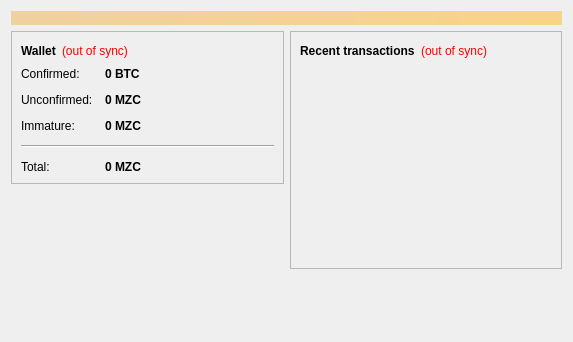
<?xml version="1.0" encoding="UTF-8"?>
<ui version="4.0">
 <class>OverviewPage</class>
 <widget class="QWidget" name="OverviewPage">
  <property name="geometry">
   <rect>
    <x>0</x>
    <y>0</y>
    <width>573</width>
    <height>342</height>
   </rect>
  </property>
  <property name="windowTitle">
   <string>Form</string>
  </property>
  <layout class="QVBoxLayout" name="topLayout">
   <item>
    <widget class="QLabel" name="labelAlerts">
     <property name="visible">
      <bool>false</bool>
     </property>
     <property name="styleSheet">
      <string notr="true">background-color: qlineargradient(x1: 0, y1: 0, x2: 1, y2: 0, stop:0 #F0D0A0, stop:1 #F8D488); color:#000000;</string>
     </property>
     <property name="wordWrap">
      <bool>true</bool>
     </property>
     <property name="margin">
      <number>3</number>
     </property>
    </widget>
   </item>
   <item>
    <layout class="QHBoxLayout" name="horizontalLayout" stretch="1,1">
     <item>
      <layout class="QVBoxLayout" name="verticalLayout_2">
       <item>
        <widget class="QFrame" name="frame">
         <property name="frameShape">
          <enum>QFrame::StyledPanel</enum>
         </property>
         <property name="frameShadow">
          <enum>QFrame::Raised</enum>
         </property>
         <layout class="QVBoxLayout" name="verticalLayout_4">
          <item>
           <layout class="QHBoxLayout" name="horizontalLayout_4">
            <item>
             <widget class="QLabel" name="label_5">
              <property name="font">
               <font>
                <weight>75</weight>
                <bold>true</bold>
               </font>
              </property>
              <property name="text">
               <string>Wallet</string>
              </property>
             </widget>
            </item>
            <item>
             <widget class="QLabel" name="labelWalletStatus">
              <property name="toolTip">
               <string>The displayed information may be out of date. Your wallet automatically synchronizes with the MazaCoin network after a connection is established, but this process has not completed yet.</string>
              </property>
              <property name="styleSheet">
               <string notr="true">QLabel { color: red; }</string>
              </property>
              <property name="text">
               <string notr="true">(out of sync)</string>
              </property>
              <property name="alignment">
               <set>Qt::AlignLeading|Qt::AlignLeft|Qt::AlignVCenter</set>
              </property>
             </widget>
            </item>
            <item>
             <spacer name="horizontalSpacer_2">
              <property name="orientation">
               <enum>Qt::Horizontal</enum>
              </property>
              <property name="sizeHint" stdset="0">
               <size>
                <width>40</width>
                <height>20</height>
               </size>
              </property>
             </spacer>
            </item>
           </layout>
          </item>
          <item>
           <layout class="QFormLayout" name="formLayout_2">
            <property name="fieldGrowthPolicy">
             <enum>QFormLayout::AllNonFixedFieldsGrow</enum>
            </property>
            <property name="horizontalSpacing">
             <number>12</number>
            </property>
            <property name="verticalSpacing">
             <number>12</number>
            </property>
            <item row="0" column="0">
             <widget class="QLabel" name="label">
              <property name="text">
               <string>Confirmed:</string>
              </property>
             </widget>
            </item>
            <item row="0" column="1">
             <widget class="QLabel" name="labelBalance">
              <property name="font">
               <font>
                <weight>75</weight>
                <bold>true</bold>
               </font>
              </property>
              <property name="cursor">
               <cursorShape>IBeamCursor</cursorShape>
              </property>
              <property name="toolTip">
               <string>Your current spendable balance</string>
              </property>
              <property name="text">
               <string notr="true">0 BTC</string>
              </property>
              <property name="textInteractionFlags">
               <set>Qt::LinksAccessibleByMouse|Qt::TextSelectableByKeyboard|Qt::TextSelectableByMouse</set>
              </property>
             </widget>
            </item>
            <item row="1" column="0">
             <widget class="QLabel" name="label_3">
              <property name="text">
               <string>Unconfirmed:</string>
              </property>
             </widget>
            </item>
            <item row="1" column="1">
             <widget class="QLabel" name="labelUnconfirmed">
              <property name="font">
               <font>
                <weight>75</weight>
                <bold>true</bold>
               </font>
              </property>
              <property name="cursor">
               <cursorShape>IBeamCursor</cursorShape>
              </property>
              <property name="toolTip">
               <string>Total of transactions that have yet to be confirmed, and do not yet count toward the spendable balance</string>
              </property>
              <property name="text">
               <string notr="true">0 MZC</string>
              </property>
              <property name="textInteractionFlags">
               <set>Qt::LinksAccessibleByMouse|Qt::TextSelectableByKeyboard|Qt::TextSelectableByMouse</set>
              </property>
             </widget>
            </item>
            <item row="2" column="0">
             <widget class="QLabel" name="labelImmatureText">
              <property name="text">
               <string>Immature:</string>
              </property>
             </widget>
            </item>
            <item row="2" column="1">
             <widget class="QLabel" name="labelImmature">
              <property name="font">
               <font>
                <weight>75</weight>
                <bold>true</bold>
               </font>
              </property>
              <property name="toolTip">
               <string>Mined balance that has not yet matured</string>
              </property>
              <property name="text">
               <string notr="true">0 MZC</string>
              </property>
              <property name="textInteractionFlags">
               <set>Qt::LinksAccessibleByMouse|Qt::TextSelectableByKeyboard|Qt::TextSelectableByMouse</set>
              </property>
             </widget>
            </item>
            <item row="4" column="0">
             <widget class="QLabel" name="labelTotalText">
              <property name="text">
               <string>Total:</string>
              </property>
             </widget>
            </item>
            <item row="4" column="1">
             <widget class="QLabel" name="labelTotal">
              <property name="font">
               <font>
                <weight>75</weight>
                <bold>true</bold>
               </font>
              </property>
              <property name="cursor">
               <cursorShape>IBeamCursor</cursorShape>
              </property>
              <property name="toolTip">
               <string>Your current total balance</string>
              </property>
              <property name="text">
               <string notr="true">0 MZC</string>
              </property>
              <property name="textInteractionFlags">
               <set>Qt::LinksAccessibleByMouse|Qt::TextSelectableByKeyboard|Qt::TextSelectableByMouse</set>
              </property>
             </widget>
            </item>
            <item row="3" column="0" colspan="2">
             <widget class="Line" name="line">
              <property name="orientation">
               <enum>Qt::Horizontal</enum>
              </property>
             </widget>
            </item>
           </layout>
          </item>
         </layout>
        </widget>
       </item>
       <item>
        <spacer name="verticalSpacer">
         <property name="orientation">
          <enum>Qt::Vertical</enum>
         </property>
         <property name="sizeHint" stdset="0">
          <size>
           <width>20</width>
           <height>40</height>
          </size>
         </property>
        </spacer>
       </item>
      </layout>
     </item>
     <item>
      <layout class="QVBoxLayout" name="verticalLayout_3">
       <item>
        <widget class="QFrame" name="frame_2">
         <property name="frameShape">
          <enum>QFrame::StyledPanel</enum>
         </property>
         <property name="frameShadow">
          <enum>QFrame::Raised</enum>
         </property>
         <layout class="QVBoxLayout" name="verticalLayout">
          <item>
           <layout class="QHBoxLayout" name="horizontalLayout_2">
            <item>
             <widget class="QLabel" name="label_4">
              <property name="text">
               <string>&lt;b&gt;Recent transactions&lt;/b&gt;</string>
              </property>
             </widget>
            </item>
            <item>
             <widget class="QLabel" name="labelTransactionsStatus">
              <property name="toolTip">
               <string>The displayed information may be out of date. Your wallet automatically synchronizes with the MazaCoin network after a connection is established, but this process has not completed yet.</string>
              </property>
              <property name="styleSheet">
               <string notr="true">QLabel { color: red; }</string>
              </property>
              <property name="text">
               <string notr="true">(out of sync)</string>
              </property>
              <property name="alignment">
               <set>Qt::AlignRight|Qt::AlignTrailing|Qt::AlignVCenter</set>
              </property>
             </widget>
            </item>
            <item>
             <spacer name="horizontalSpacer">
              <property name="orientation">
               <enum>Qt::Horizontal</enum>
              </property>
              <property name="sizeHint" stdset="0">
               <size>
                <width>40</width>
                <height>20</height>
               </size>
              </property>
             </spacer>
            </item>
           </layout>
          </item>
          <item>
           <widget class="QListView" name="listTransactions">
            <property name="styleSheet">
             <string notr="true">QListView { background: transparent; }</string>
            </property>
            <property name="frameShape">
             <enum>QFrame::NoFrame</enum>
            </property>
            <property name="verticalScrollBarPolicy">
             <enum>Qt::ScrollBarAlwaysOff</enum>
            </property>
            <property name="horizontalScrollBarPolicy">
             <enum>Qt::ScrollBarAlwaysOff</enum>
            </property>
            <property name="selectionMode">
             <enum>QAbstractItemView::NoSelection</enum>
            </property>
           </widget>
          </item>
         </layout>
        </widget>
       </item>
       <item>
        <spacer name="verticalSpacer_2">
         <property name="orientation">
          <enum>Qt::Vertical</enum>
         </property>
         <property name="sizeHint" stdset="0">
          <size>
           <width>20</width>
           <height>40</height>
          </size>
         </property>
        </spacer>
       </item>
      </layout>
     </item>
    </layout>
   </item>
  </layout>
 </widget>
 <resources/>
 <connections/>
</ui>
